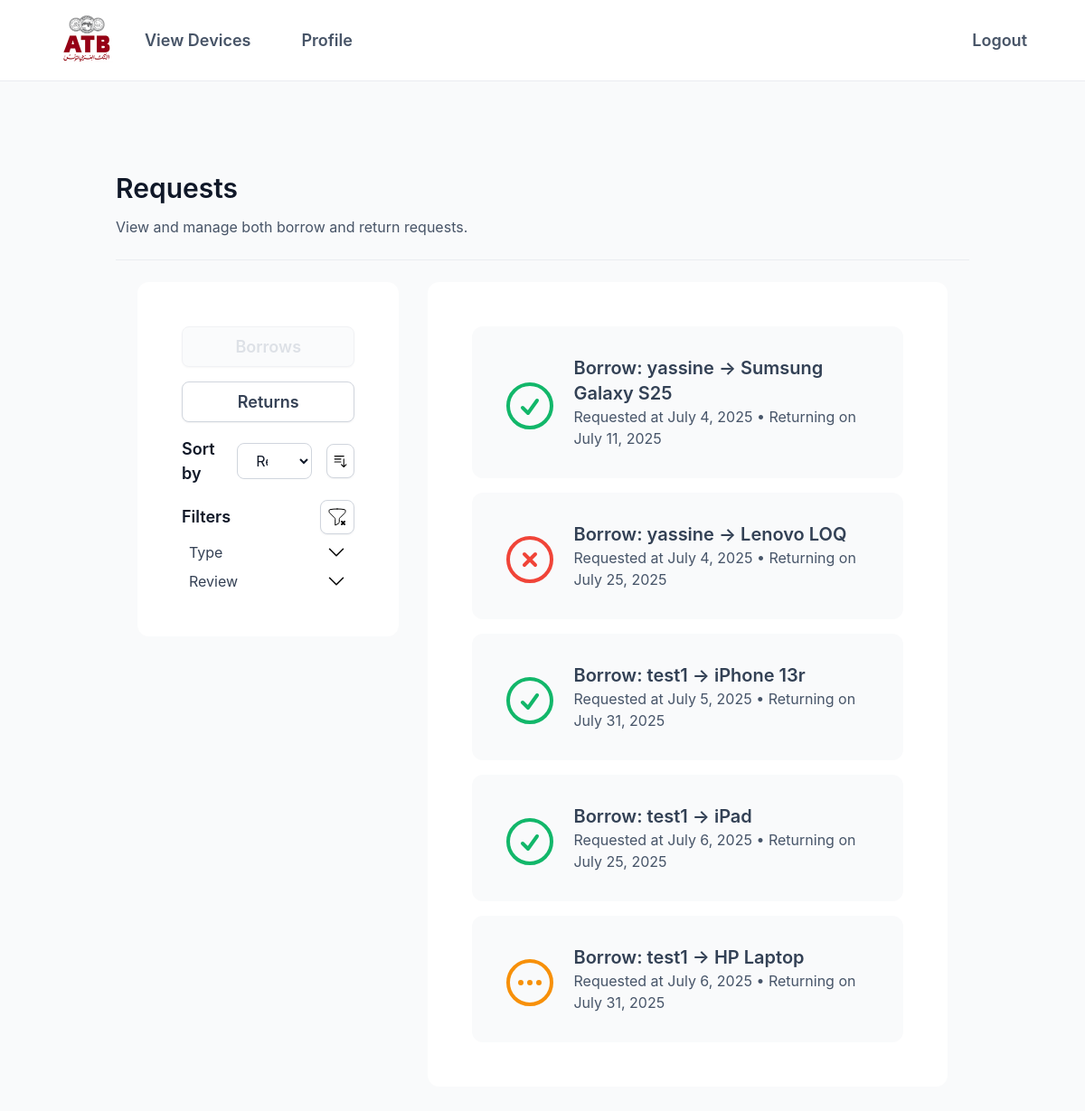
Screenshot of /requests/ (signed in) with the database file from the repository.
### b_requests/models.py (models this page shows)
class BorrowRequest(models.Model):
    class Review(models.TextChoices):
        APPROVED = 'approved', 'Approved'
        PENDING = 'pending', 'Pending'
        REJECTED = 'rejected', 'Rejected'
    borrower = models.ForeignKey(User, on_delete=models.CASCADE, related_name='borrow_requests')
    device = models.ForeignKey(Device, on_delete=models.CASCADE, related_name='borrow_requests')
    date_requested = models.DateField(default=timezone.now)
    return_date = models.DateField(null=False, blank=False)
    review = models.CharField(max_length=20, choices=Review.choices, default=Review.PENDING)
    def __str__(self):
        return f"Borrow: {self.borrower.username} → {self.device.name}"

### devices/models.py (models this page shows, shortened)
class Device(models.Model):
    class Status(models.TextChoices):
        AVAILABLE = 'available', 'Available'
        BORROWED = 'borrowed', 'Borrowed'
        BROKEN = 'broken', 'Broken'
        MISSING = 'missing', 'Missing'
    name = models.CharField(max_length=100)
    type = models.CharField(max_length=50)
    status = models.CharField(
        max_length=20,
        choices=Status.choices,
        default=Status.AVAILABLE,
    )
    location = models.CharField(max_length=100, default='Admin')

### b_requests/views.py (the view)
# urls.py: path('', views.request_list_view, name='request-list'),
@staff_member_required
def request_list_view(request):
    borrows = BorrowRequest.objects.all()
    returns = ReturnRequest.objects.all()
    conditions_qs = ReturnRequest.objects.values('condition').distinct()
    conditions = [c['condition'].replace('condition-', '') for c in conditions_qs]
    btypes_qs = BorrowRequest.objects.values_list('device__type', flat=True).distinct()
    btypes = [t.replace('type-', '') for t in btypes_qs]
    rtypes_qs = ReturnRequest.objects.values_list('device__type', flat=True).distinct()
    rtypes = [t.replace('type-', '') for t in rtypes_qs]
    breviews_qs = BorrowRequest.objects.values('review').distinct()
    breviews = [br['review'].replace('review-', '') for br in breviews_qs]
    rreviews_qs = ReturnRequest.objects.values('review').distinct()
    rreviews = [rr['review'].replace('review-', '') for rr in rreviews_qs]
    context = {
        "borrows": borrows,
        "returns": returns,
        "breviews": breviews,
        "rreviews": rreviews,
        "conditions": conditions,
        "btypes": btypes,
        "rtypes": rtypes,
    }
    return render(request, "b_requests/request_list.html", context)

### b_requests/models.py (called while the page is built)
    def __str__(self):
        return f"Return: {self.borrower.username} ← {self.device.name} ({self.condition})"

### b_requests/templates/b_requests/request_list.html (shortened to what this page needs)
{% extends "base.html" %}
{% block content %}
{% load static %}
<div class="min-h-screen flex flex-col bg-atb-g-50 text-left py-24 px-4 md:px-12 lg:px-32 font-primary">
    <div class="flex flex-col gap-2">
        <h2 class="text-[30px]  font-[600] text-atb-g-900 font-primary">Requests</h2>
        <p class="text-[16px] text-atb-g-600">View and manage both borrow and return requests.</p>
    </div>
    <hr class="border-atb-g-200 mt-6">
    <div class="w-full flex flex-col items-start  md:flex-row p-4 md:p-6 gap-6 md:gap-8">
        <div class="flex flex-col gap-4 p-4 sm:p-6 md:p-8 lg:p-12 bg-white border border-white rounded-[12px] w-full md:w-1/3">
            <button id="borrow-tab"
                class="tab-button px-12 py-2 text-[18px] font-semibold rounded-[8px] transition-colors duration-200 border-[1px] border-atb-g-300 bg-white text-atb-g-700 shadow-[0px_1px_2px_0px_#1018280D]
           hover:bg-atb-g-50 hover:text-atb-g-800
           focus:bg-white focus:text-atb-g-700 focus:shadow-[0_0_0_4px_#F2F4F7]
           disabled:bg-atb-g-50 disabled:text-atb-g-300 disabled:border-atb-g-200 disabled:opacity-70"
                onclick="showTab('borrow')" disabled>
                Borrows
            </button>
            <button id="return-tab"
                class="tab-button px-12 py-2 text-[18px] font-semibold rounded-[8px] transition-colors duration-200 border-[1px] border-atb-g-300 bg-white text-atb-g-700 shadow-[0px_1px_2px_0px_#1018280D]
           hover:bg-atb-g-50 hover:text-atb-g-800
           focus:bg-white focus:text-atb-g-700 focus:shadow-[0_0_0_4px_#F2F4F7]
           disabled:bg-atb-g-50 disabled:text-atb-g-300 disabled:border-atb-g-200 disabled:opacity-70"
                onclick="showTab('return')" >
                Returns
            </button>
            {% include 'sort-filter/sort.html' %}
            <div id="borrow-filter" class="flex flex-col gap-2">
                {% include 'sort-filter/borrow_filter.html' %}
            </div>
        </div>
        <div id="borrow-section" class="tab-section w-full md:w-2/3 border border-white bg-white rounded-[12px] p-4 sm:p-6 md:p-12">
            {% if borrows %}
            <div class="space-y-4">
              {% for instance in borrows %}
                <div
                    class="group bg-atb-g-50 rounded-[12px] p-8 hover:bg-atb-g-200 transition duration-300 request-card cursor-pointer"
                    onclick="toggleDetails('{{ instance.id }}')"
                    data-review='{{ instance.review }}'
                    data-request-type='borrow'
                    data-device-type='{{ instance.device.type }}'>
              <div class="flex flex-row items-center gap-4 w-full">
                    <div class="flex justify-start mt-2 ">
                        {% if instance.review == 'approved' %}
                    <svg xmlns="http://www.w3.org/2000/svg" fill="none" viewBox="0 0 24 24" stroke-width="1.5" stroke="currentColor" class="size-16 text-atb-s-500">
                    <path stroke-linecap="round" stroke-linejoin="round" d="M9 12.75 11.25 15 15 9.75M21 12a9 9 0 1 1-18 0 9 9 0 0 1 18 0Z" />
                    </svg>
                    {% elif instance.review == 'pending' %}
                    <svg xmlns="http://www.w3.org/2000/svg" fill="none" viewBox="0 0 24 24" stroke-width="1.5" stroke="currentColor" class="size-16 text-atb-w-500">
                    <path stroke-linecap="round" stroke-linejoin="round" d="M8.625 12a.375.375 0 1 1-.75 0 .375.375 0 0 1 .75 0Zm0 0H8.25m4.125 0a.375.375 0 1 1-.75 0 .375.375 0 0 1 .75 0Zm0 0H12m4.125 0a.375.375 0 1 1-.75 0 .375.375 0 0 1 .75 0Zm0 0h-.375M21 12a9 9 0 1 1-18 0 9 9 0 0 1 18 0Z" />
                    </svg>
                    {% else %}
                    <svg xmlns="http://www.w3.org/2000/svg" fill="none" viewBox="0 0 24 24" stroke-width="1.5" stroke="currentColor" class="size-16 text-atb-e-500">
                      <path stroke-linecap="round" stroke-linejoin="round" d="m9.75 9.75 4.5 4.5m0-4.5-4.5 4.5M21 12a9 9 0 1 1-18 0 9 9 0 0 1 18 0Z" />
                    </svg>
                    {% endif %}
                    </div>
                <div class="text-left grow">
                  <h3 class="text-xl font-semibold text-[#334155]">{{ instance }}</h3>
                  <p class="text-[#475569]">Requested at {{ instance.date_requested }} &bull; Returning on {{ instance.return_date }}</p>
                </div>
              </div>
            </div>
          {% endfor %}
        </div>
            {% else %}
                <p class="text-center text-atb-g-500">No borrow requests available.</p>
            {% endif %}
        </div>
    </div>
</div>
{% endblock content %}

### rows the page displays
BorrowRequest: review "approved" (drawn), borrower+device "Borrow: yassine → Sumsung Galaxy S25", date_requested "July 4, 2025", return_date "July 11, 2025"
BorrowRequest: review "rejected" (drawn), borrower+device "Borrow: yassine → Lenovo LOQ", date_requested "July 4, 2025", return_date "July 25, 2025"
BorrowRequest: review "approved" (drawn), borrower+device "Borrow: test1 → iPhone 13r", date_requested "July 5, 2025", return_date "July 31, 2025"
BorrowRequest: review "approved" (drawn), borrower+device "Borrow: test1 → iPad", date_requested "July 6, 2025", return_date "July 25, 2025"
BorrowRequest: review "pending" (drawn), borrower+device "Borrow: test1 → HP Laptop", date_requested "July 6, 2025", return_date "July 31, 2025"
